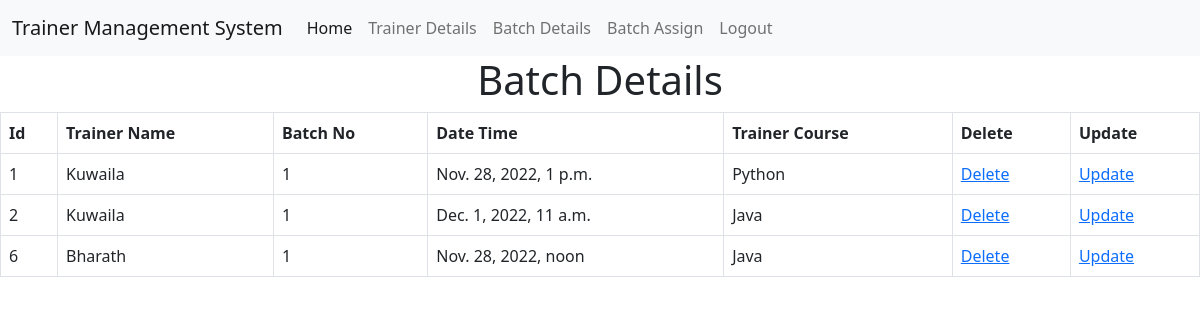
The app's page /batchdetails with its own data.
### Trainerapp/models.py (models this page shows, shortened)
class Trainer_Batch_Assign(models.Model):
    Tr_name=models.ForeignKey(Trainer_Reg,on_delete=models.CASCADE)
    BatchNo=models.IntegerField()
    Date=models.DateTimeField()
    Tr_Course=models.ForeignKey(Course,on_delete=models.CASCADE)

class Trainer_Reg(models.Model):
    Tname=models.CharField(max_length=50)
    Tage=models.CharField(max_length=50)
    TPhno=models.BigIntegerField()
    Temail=models.EmailField(max_length=50)
    Tpassword=models.CharField(max_length=50)
    Tcity=models.ForeignKey(City,on_delete=models.CASCADE)
    Tcourse=models.ForeignKey(Course,on_delete=models.CASCADE)
    def __str__(self):
        return f'{self.Tname}'

class Course(models.Model):
    course_name=models.CharField(max_length=50)
    def __str__(self):
        return f'{self.course_name}'

### Trainerapp/views.py (the view)
# urls.py: path('batchdetails',views.batch_details, name='batchdetails'),
@never_cache
def batch_details(request):
    b2=Trainer_Batch_Assign.objects.all()
    return render(request,'admin//BatchDetails.html',{'data3':b2})

### templates/admin/BatchDetails.html
{% extends 'navbar//Admin_navbar.html' %}
{% block content %}
<form method="post">
<h1 align="center">Batch Details</h1>
    <table class="table table-bordered" border="1" align="center" >
        <tr>
            <th>Id</th>
            <th>Trainer Name</th>
            <th>Batch No</th>
            <th>Date Time</th>
            <th>Trainer Course</th>
            <th>Delete</th>
            <th>Update</th>
        </tr>
        {% for i in data3 %}
        <tr>
            <td>{{ i.id }}</td>
            <td>{{ i.Tr_name }}</td>
            <td>{{ i.BatchNo }}</td>
            <td>{{ i.Date }}</td>
            <td>{{ i.Tr_Course }}</td>
            <td><a href=" {% url 'delete' i.id %} ">Delete</a></td>
            <td><a href="{% url 'update' i.id %}">Update</a> </td>
        </tr>
        {% endfor %}
    </table>
    </form>
{% endblock %}

### templates/navbar/Admin_navbar.html (shortened to what this page needs)
{% load static %}
<!doctype html>
<html lang="en">
  <head>
    <link href="https://cdn.jsdelivr.net/npm/bootstrap@5.2.2/dist/css/bootstrap.min.css" rel="stylesheet">
  </head>
  <body>
    <nav class="navbar navbar-expand-lg navbar-light bg-light">
        <div class="container-fluid">
          <a class="navbar-brand" href="">Trainer Management System</a>
          <div class="collapse navbar-collapse" id="navbarSupportedContent">
            <ul class="navbar-nav me-auto mb-2 mb-lg-0">
              <li class="nav-item">
                <a class="nav-link active" aria-current="page" href="{% url 'Ahome' %}">Home</a>
              </li>
              <li class="nav-item">
                <a class="nav-link" href=" {% url 'trainer_details'  %}">Trainer Details</a>
              </li>
              <li class="nav-item">
                <a class="nav-link" href=" {% url 'batchdetails'  %}">Batch Details</a>
              </li>
              <li class="nav-item">
                <a class="nav-link" href=" {% url 'batch_Assign'  %} ">Batch Assign</a>
              </li>
              <li class="nav-item">
                <a class="nav-link" href="{% url 'log_out' %}">Logout</a>
              </li>
            </ul>
          </div>
        </div>
      </nav>
      {% block content %}
      {% endblock %}
    </body>
</html>

### records on screen
Trainer_Batch_Assign: id "1", Tr_name "Kuwaila", BatchNo "1", Date "Nov. 28, 2022, 1 p.m.", Tr_Course "Python"
Trainer_Batch_Assign: id "2", Tr_name "Kuwaila", BatchNo "1", Date "Dec. 1, 2022, 11 a.m.", Tr_Course "Java"
Trainer_Batch_Assign: id "6", Tr_name "Bharath", BatchNo "1", Date "Nov. 28, 2022, noon", Tr_Course "Java"
